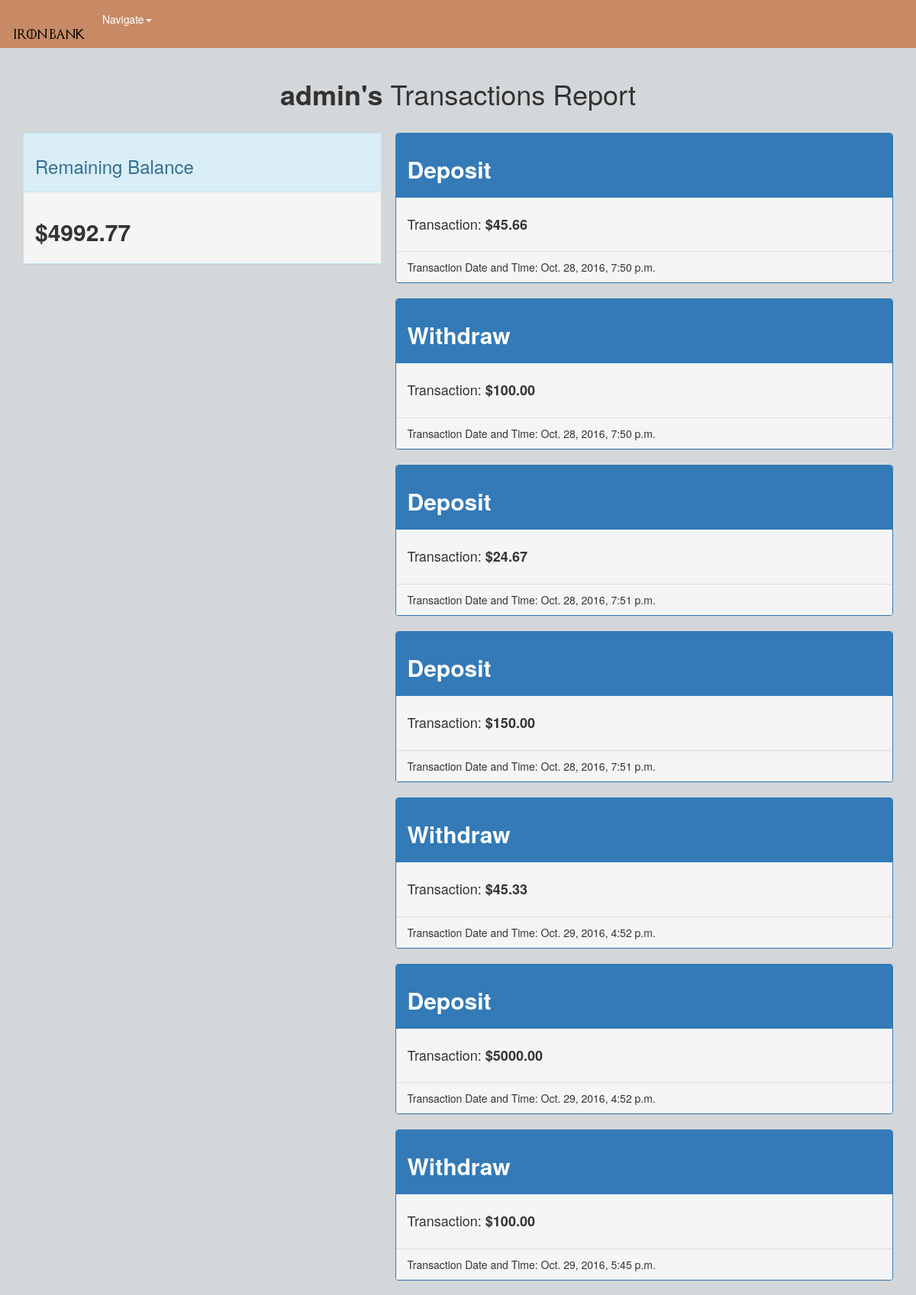
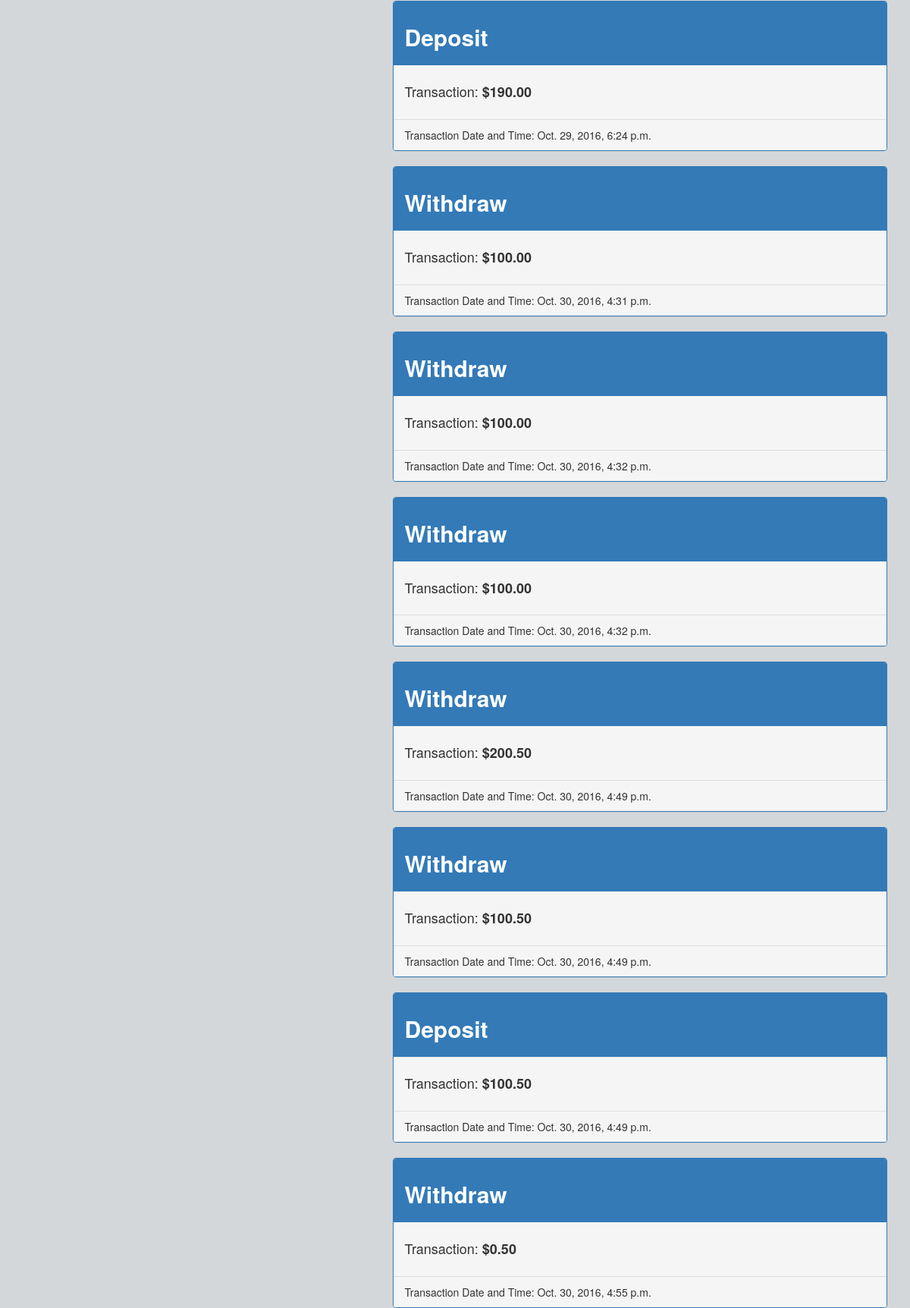
/account/1/ (signed in, upper part), run on the app's committed database (2 pictures, top to bottom).
### bank/models.py (models this page shows)
class Profile(models.Model):
    user = models.OneToOneField('auth.User')
    @property
    def balance(self):
        deposit_total = 0
        withdraw_total = 0
        transactions = Transaction.objects.filter(user=self.user)
        for transaction in transactions:
            if transaction.operator1 =='D':
                deposit_total += transaction.num1
            else:
                withdraw_total += transaction.num1
        return round(deposit_total - withdraw_total, 2)

class Transaction(models.Model):
    user = models.ForeignKey('auth.User')
    num1 = models.FloatField()
    operator1 = models.CharField(max_length=1, choices=OPTION)
    created = models.DateTimeField(auto_now_add=True)

### bank/views.py (the view)
# urls.py: url(r'^account/(?P<pk>\d+)/$', TransactionDetailView.as_view(), name="transaction_detail_view"),
class TransactionDetailView(ListView):
    model = Transaction
    def get_context_data(self, **kwargs):
        context = super().get_context_data(**kwargs)
        context['accounts'] = Transaction.objects.all()
        return context

### templates/bank/transaction_list.html
{% extends 'base.html' %}
{% block content %}
 <br>
  <h1><b>{{ request.user }}'s</b> Transactions Report</h1>
  <br>
  <div class="row">
    <div class="col-md-5">
      <div class="panel panel-info">
        <div class="panel-heading">
          <h3>Remaining Balance</h3>
        </div>
        <div class="panel-body">
          <h2><b>${{ request.user.profile.balance|floatformat:2 }}</b></h2>
        </div>
      </div>
    </div>
  </div>
    {% for account in accounts %}
      {% if request.user == account.user %}
      <div class="profile_info">
        <div class="row">
          <div class="col-md-7">
            <div class="panel panel-primary">
              <div class="panel-heading">
                <h2><b>{{ account.get_operator1_display }}</b></h2>
              </div>
              <div class="panel-body">
                <h4>Transaction: <b>${{ account.num1|floatformat:2 }}</b></h4>
              </div>
              <div class="panel-footer">
                Transaction Date and Time:  {{ account.created }}
              </div>
            </div>
          </div>
        </div>
    {% endif %}
  {% endfor %}
  </div>
{% endblock %}

### templates/base.html (shortened to what this page needs)
{% load staticfiles %}
<!DOCTYPE html>
<html>
  <head>
    <link rel="stylesheet" href="{% static 'css/bootstrap.css' %}" media="screen" title="no title">
  </head>
  <body>
    <nav class="nav navbar-custom">
      <div class="container-fluid">
        <div class="navbar-header">
            <h2><img class="nav_font" src="/static/fonts/small_got.png" alt="Iron Bank" /></h2>
        </div>
        <ul class="nav navbar-nav">
            <li class="dropdown">
              <a class="dropdown-toggle" data-toggle="dropdown" href="#">Navigate<span class="caret"></span></a>
            </li>
          </ul>
      </div>
    </nav>
      <div class="container">
          {% block content %}
          {% endblock %}
  </body>
</html>

### templates/base.html (style rules this page uses)
h1 { text-align: center; }
.col-md-5 { position: fixed; }
.col-md-7 { float: right; }
body { background-color: #d4d7d9; }
.panel-body { background-color: #f5f5f5; }
nav { color: white; }
.nav_font { color: white; }
.navbar-custom { background-color: #C88A65; }
.dropdown-toggle { color: white; }

### data on the page
Transaction: operator1 "Deposit", num1 "45.66", created "Oct. 28, 2016, 7:50 p.m."
Transaction: operator1 "Withdraw", num1 "100.00", created "Oct. 28, 2016, 7:50 p.m."
Transaction: operator1 "Deposit", num1 "24.67", created "Oct. 28, 2016, 7:51 p.m."
Transaction: operator1 "Deposit", num1 "150.00", created "Oct. 28, 2016, 7:51 p.m."
Transaction: operator1 "Withdraw", num1 "45.33", created "Oct. 29, 2016, 4:52 p.m."
Transaction: operator1 "Deposit", num1 "5000.00", created "Oct. 29, 2016, 4:52 p.m."
Transaction: operator1 "Withdraw", num1 "100.00", created "Oct. 29, 2016, 5:45 p.m."
Transaction: operator1 "Deposit", num1 "190.00", created "Oct. 29, 2016, 6:24 p.m."
Transaction: operator1 "Withdraw", num1 "100.00", created "Oct. 30, 2016, 4:31 p.m."
Transaction: operator1 "Withdraw", num1 "100.00", created "Oct. 30, 2016, 4:32 p.m."
Transaction: operator1 "Withdraw", num1 "100.00", created "Oct. 30, 2016, 4:32 p.m."
Transaction: operator1 "Withdraw", num1 "200.50", created "Oct. 30, 2016, 4:49 p.m."
Transaction: operator1 "Withdraw", num1 "100.50", created "Oct. 30, 2016, 4:49 p.m."
Transaction: operator1 "Deposit", num1 "100.50", created "Oct. 30, 2016, 4:49 p.m."
Transaction: operator1 "Withdraw", num1 "0.50", created "Oct. 30, 2016, 4:55 p.m."

### other printed values
{{ request.user }} "admin"
{{ request.user.profile.balance|floatformat:2 }} "4992.77"
